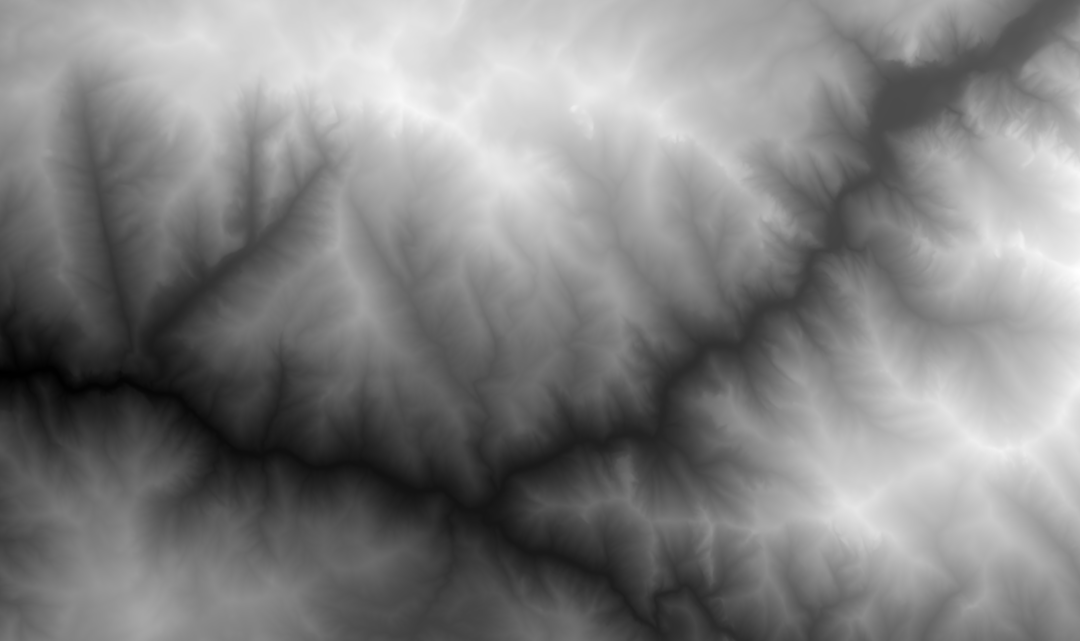
#> input picture kings_cannyon.png, 3240 x 1922 px (shown at 1/3 size)
$ python Astar3.py
#> lines starting #> are read from the running program, lines starting #| are printed output that depends on the picture; after the words box and inside, x2 and y2 are one past the last pixel; in counts of white or black regions, pixels touching at a corner belong together; long printed decimals are rounded
### util.py
import numpy as np
import itertools
import matplotlib.pyplot as plt
import math
from PIL import Image
import scipy as sp
import scipy.ndimage

#example of how to use plotting functions
# [58 lines left out: function main, not called in this run]

class Path():
    def __init__(self,p):
        self.path = p
        self.h = []
        self.g = []
        self.d = []

    #THIS IS WHAT I NEED TO USE MOST#
    def add(self,i,j):
        self.path.append((i,j))

    #THIS IS WHAT I NEED TO USE# WILL NEED NEW PATH FOR EACH NEIGHBOR
    def copy(self):
        return Path([p for p in self.path])

    def plot_coords(self,fig,map,color,path_name):
        n = len(self.path)
        x = np.zeros((n,1))
        y = np.zeros((n,1))
        for idx in range(n):
            i,j = self.path[idx]
            y[idx] = i
            x[idx] = j
        plt.plot(x*map.width/map.cols,y*map.length/map.rows,label=path_name,c=color)
        plt.legend()
        return plt.gcf()

    # [35 lines left out: functions plot_grade, plot_elev, not called in this run]

class Map():
    rows = 1
    cols = 1
    length = 0.0
    width = 0.0
    Z = np.zeros((rows,cols))

    def __init__(self,img,z_x_multiplier,z_max,z_min):
        #reformatting image to elevation matrix in meters
        grayscale_img = img.convert("L")
        z = np.asarray(grayscale_img)
        z = z*((z_max - z_min)/255) + z_min*np.ones(np.shape(z))
        sigma = [4.5,4.5]
        self.Z = sp.ndimage.filters.gaussian_filter(z, sigma, mode='nearest')

        #computing scaling factor from index to meters
        dim = np.shape(self.Z)
        self.rows = dim[0] #number of rows
        self.cols = dim[1] #number of columns
        self.width = z_max/z_x_multiplier
        self.length = self.width*self.rows/self.cols


    # [4 lines left out: function grade, not called in this run]

    def distance(self,i_0,j_0,i_f,j_f): #switch these - i is rows, j is columns
        delta_elevation = self.Z[i_f,j_f] - self.Z[i_0,j_0]
        delta_coords = np.linalg.norm(np.array([(i_0-i_f)*self.length/self.rows,(j_0-j_f)*self.width/self.cols]),2)
        return np.linalg.norm(np.array([delta_coords,delta_elevation]),2)

## HERE WE CAN GET THE NEIGHBORS ## The priority will be the edge weights sum and the extra cost "to go" - i.e. the L2 norm.
def neighbors(i,j,map,V,max_grade):
    actual_neighbors = []
    actual_neighbor_weights = []
    possible_neighbors = itertools.product([-1,1,0], repeat=2)
    for neighbor in possible_neighbors:
        i_n = i + neighbor[0]
        j_n = j + neighbor[1]
        if (i_n >= 0 and i_n < map.rows) and (j_n >= 0 and j_n < map.cols)\
             and (not V[i_n,j_n]) and not (i_n == i and j_n == j):
            delta_elevation = map.Z[i_n,j_n] - map.Z[i,j]
            delta_coords = np.linalg.norm(np.array([(i-i_n)*map.length/map.rows,(j-j_n)*map.width/map.cols]),2)
            abs_grade = np.abs(delta_elevation/delta_coords)
            if abs_grade <= max_grade/100:
                distance = np.linalg.norm(np.array([delta_coords,delta_elevation]),2)
                actual_neighbors.append((i_n,j_n))
                actual_neighbor_weights.append(distance)
    return actual_neighbors,actual_neighbor_weights

# [23 lines of commented-out code are left out]


def plot_heatmap(map,title,fig):
    #plot heatmap
    plt.imshow(map.Z,extent=[0,map.width,0,map.length])
    cbar = plt.colorbar()
    cbar.set_label('Altitude (meters) \n ',labelpad = 20, rotation=270)
    plt.xlabel("X (meters)")
    plt.ylabel("Y (meters)")
    plt.title(title)
    return plt.gcf()

# [9 lines left out: function plot_heatmap_visted, not called in this run]

def plot_gradient_heatmap():
    pass


def plot_contours(map,title,fig):
    #creating x,y grid
    x = np.linspace(0,map.cols-1,map.cols)*(map.width/map.cols)
    y = np.linspace(0,map.rows-1,map.rows)*(map.length/map.rows)
    y = np.flip(y)
    X, Y = np.meshgrid(x,y)

    #plotting contours
    num_cont = 25
    cont = plt.contour(X,Y,map.Z,num_cont)
    ax = plt.gca()
    ax.clabel(cont, inline=True, fontsize=10)
    plt.xlabel("X (meters)")
    plt.ylabel("Y (meters)")
    plt.title(title)
    return plt.gcf()

# [2 lines that do not run on import are left out]

### Astar3.py
from hashlib import new
from queue import PriorityQueue as pq
import numpy as np
import matplotlib.pyplot as plt
from matplotlib.pyplot import plot, draw, show
import math
import time
from drawnow import drawnow
from copy import deepcopy

from util import *

class Astar():
    def __init__(self, image, max_grade):
        self.image = image
        self.imageDimensions = (self.image.rows, self.image.cols)
        self.xi = None
        self.xf = None
        self.paths = pq()
        self.visited = np.zeros(self.imageDimensions)
        self.maxGrad = max_grade
        self.final_path = None
        self.best_path = None
        self.best_path_distance = None

    def runAstart(self, start, end):
        self.xi = start
        self.xf = end
        self.best_path_distance = self.image.distance(self.xi[0], self.xi[1], self.xf[0], self.xf[1])

        # create 'visited' set which is a boolean representation of the graphw
        # put start as True in 'visited' set
        xy = self.xi
        self.visited[xy[0]][xy[1]] = 1
        # define a list representing the path taken, containing index tuples
        path = [xy]
        weight = 0

        #catching edge case
        if self.xi == self.xf:
            self.final_path = path
            self.final_path = np.array(self.final_path)
            return self.final_path

        figureLive = plt.figure()
        plt.title("best paths found throughout")
        ax = figureLive.add_subplot(111)
        figureLive = plot_heatmap(self.image, "live-tracking", figureLive)
        figureLive = plot_contours(self.image,"live-tracking",figureLive)
        myline = plt.plot(xy[0], xy[1])
        figureLive.canvas.draw()
        testing = Path([self.xi,self.xf])
        testing.plot_coords(figureLive,self.image,'purple','beginning and end')
        plt.show(block=False)

        count = 1
        while xy != self.xf and path != None:
            # print("NEW ROUND: ", count)
            print("Distance: ", self.image.distance(xy[0], xy[1], self.xf[0], self.xf[1]))
            #print("Path length: ", weight)
            print("Queue length: ", str(len(self.paths.queue)))
            # print("Queue: ", str(self.paths.queue))
            # print("path: ", path)

            self.visited[xy[0]][xy[1]] = 1
            ## REMOVE ONESELF FROM QUEUE ##
            if self.paths.queue:
                for i in range(len(self.paths.queue)-1, -1, -1):
                    # print(self.paths.queue[i][2])
                    # print(self.paths.queue[i][2][-1])
                    if self.paths.queue[i][2][-1] == xy:
                        # print("removing!")
                        self.paths.get(i) # remove all paths with current xy in queue

            #print("Distance from function: ", self.image.distance(xy[1], xy[0], self.xf[1], self.xf[0]))
            weight = weight - self.image.distance(xy[0], xy[1], self.xf[0], self.xf[1])

            #WHICH MODE SHOULD WE USE:::
            pixels, weights = neighbors(xy[0], xy[1], self.image, self.visited, self.maxGrad)
            #as crow flies analysis here:
            # pixels, weights = neighbors_asCrowFlies(xy[0], xy[1], self.image, self.visited, self.maxGrad, self.xf)

            # print("here are the pixels for ", str(xy),":", str(pixels))
            if self.xf in pixels:
                print("finished!")
                path.append(self.xf)
                self.final_path = path
                self.paths.put((-1, 0, self.final_path)) #reincluding final path into the list of paths! prioirity -1 so we know it is ideal!
                self.final_path = np.array(self.final_path)
                return self.final_path # originally broken

            if pixels == []:
                "Print: no viable neighbors"
                # we ignore this path if there are no viable neighbors
            # Adding our paths to our prioirty queue
            else:
                for i, pixel in enumerate(pixels):
                    # print("HERE: ", pixel)
                    # self.visited[pixel[0]][pixel[1]] = 1
                    p = path.copy()
                    p.append(pixel) #problem here!
                    insert = (weight + weights[i] + self.image.distance(pixel[0], pixel[1], self.xf[0], self.xf[1]), self.image.distance(pixel[0], pixel[1], self.xf[0], self.xf[1]), p)
                    self.paths.put(insert)

            # [16 lines of commented-out code are left out]
            if self.paths.queue:
                insertFromQueue = self.paths.get() #should get lowest weight
                new_path = insertFromQueue[2]
                new_path_weight = insertFromQueue[0]
                new_xy = new_path[-1]
                fromFinalDistance = self.image.distance(new_xy[0], new_xy[1], self.xf[0], self.xf[1])

                if fromFinalDistance < self.best_path_distance: ### CHANGE TO THE PATH THAT GETS YOU THE CLOSEST!!! ## OR, PLOT ALL THE PATHS
                    self.best_path = new_path
                    self.best_path_distance = fromFinalDistance
                    bestPathtoPlot = Path(self.best_path)
                    ax = plt.gca()
                    lines = ax.lines
                    print(len(lines))
                    if len(lines) != 0:
                        ax.lines.remove(lines[0]) # remove lines before plotting them again
                    bestPathtoPlot.plot_coords(figureLive,self.image, 'red', "closest solution so far")
                    plt.pause(0.01)
                    # [13 lines of commented-out code are left out]

                path = new_path
                weight = new_path_weight
                xy = new_xy
                # reinsert = (new_path_weight, 1/count, new_path)
                # self.paths.put(reinsert)
            else:
                path = None #this will break the while loop on next step and return self.finalpath later
            count += 1

        print("Could not find path!")
        self.final_path = np.array(self.best_path)
        return self.final_path

def main():
    # [11 lines of commented-out code are left out]

    img = Image.open("kings_cannyon.png")
#> img is the input picture: PIL image 3240x1922 RGBA; mean R, G, B, A 129.7, 129.7, 129.7, 255
    z_x_multiplier = 0.106372604
    z_max = 3150 #meters
    z_min = 468 #meters
    title = "Kings Canyon"

    # xi, xf = (200,500), (200,1500)
    xi, xf = (885,2100), (760,300)

    map = Map(img,z_x_multiplier,z_max,z_min)
    print(map.rows)
#| 1922
    print(map.cols)
#| 3240

    # [37 lines of commented-out code are left out]
    astar = Astar(map, 25) #gradient taken from util.py
    # xi, xf = (200,200), (200,500)

    figure = plt.figure()
    figure = plot_heatmap(map, title, figure)
    figure = plot_contours(map,title,figure)
#> in plot_contours, `cont = plt.contour(X,Y,map.Z,num_cont)`:
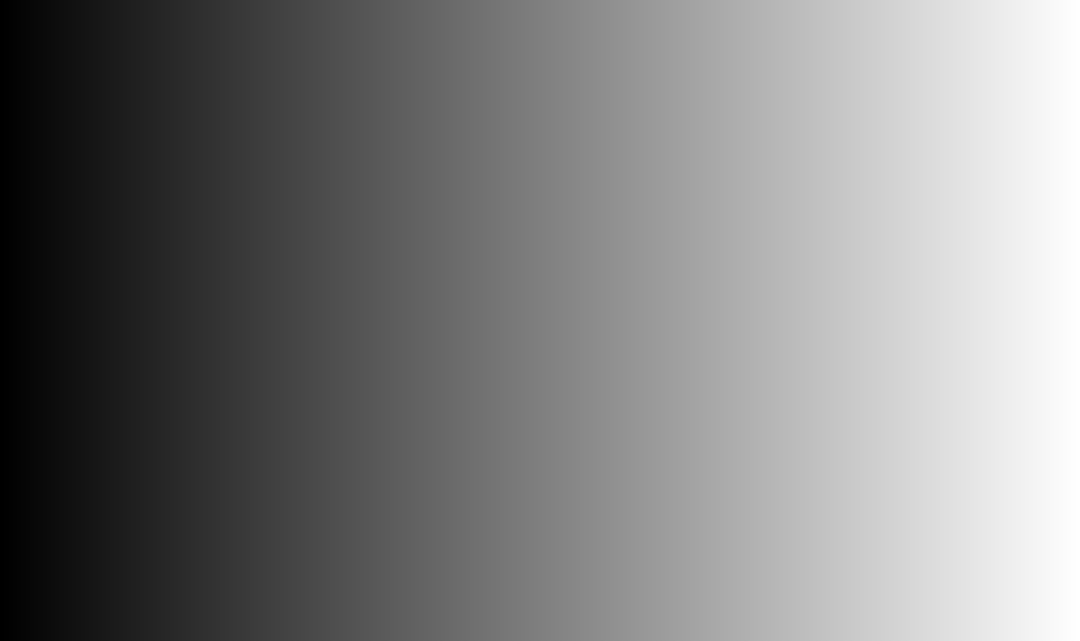
#> X: shape (1922, 3240) float64 (shown at 1/3 size); min 0, max 29603.7, mean 14801.9; drawn with min black and max white
    testing = Path([xi,xf])
    testing.plot_coords(figure,map,'purple','beginning and end')
    plt.title("locations")
    plt.show(block = False)
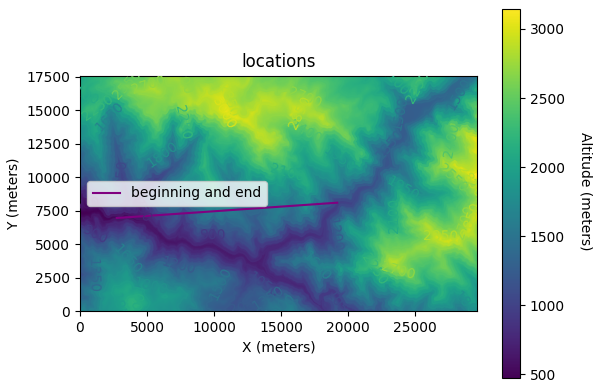
#> figure drawn by matplotlib, 2 panels
    plt.pause(.01)

    astar_path = astar.runAstart(xi, xf)
#> in distance, `delta_elevation = self.Z[i_f,j_f] - self.Z[i_0,j_0]`: delta_elevation = -522.5
#> in runAstart, `self.best_path_distance = self.image.distance(self.xi[0], self.xi[1], ..`: self.best_path_distance = 16499.5
#> in runAstart, `plt.show(block=False)`:
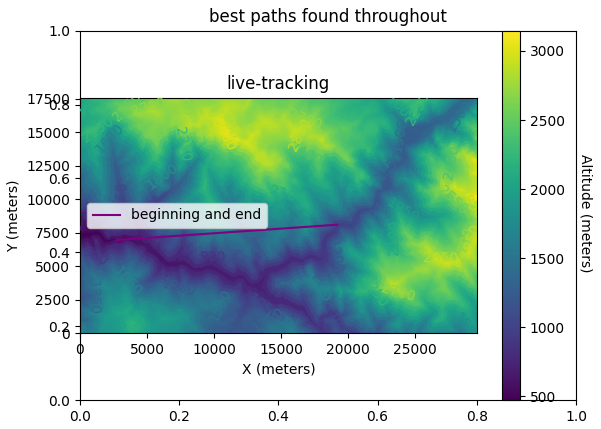
#> figure drawn by matplotlib, 2 panels
#> the loop in runAstart, `while xy != self.xf and path != None: # print("NEW ROUND: ", count)` made 2 passes
#> (pixels, weights, insertFromQueue, new_path_weight, fromFinalDistance, self.best_path_distance) on pass 2: ([(884, 2100), (886, 2098), (885, 2098)], [13.19, 13.24, 9.14], (0.0817, 16481.3, [(885, 2100), (885, 2099), (885, 2098)]), 0.0817, 16481.3, 16481.3)
#> (insertFromQueue, new_path_weight, fromFinalDistance, self.best_path_distance, n in plot_coords) on pass 1: ((0.0419, 16490.4, [(885, 2100), (885, 2099)]), 0.0419, 16490.4, 16490.4, 2)
#| Distance:  16490.398
#> pass 1, in runAstart, `plt.pause(0.01)`:
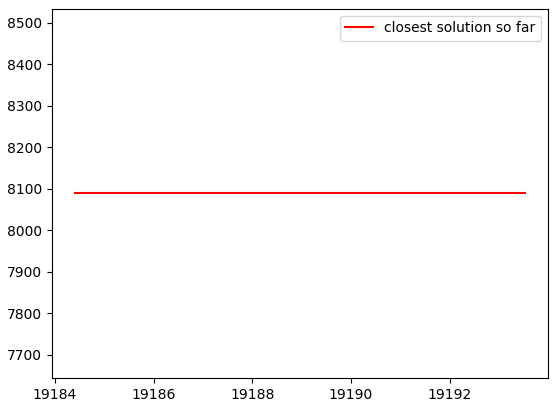
#> figure drawn by matplotlib, 1 panel
#> after the loop in runAstart, `while xy != self.xf and path != None:`:
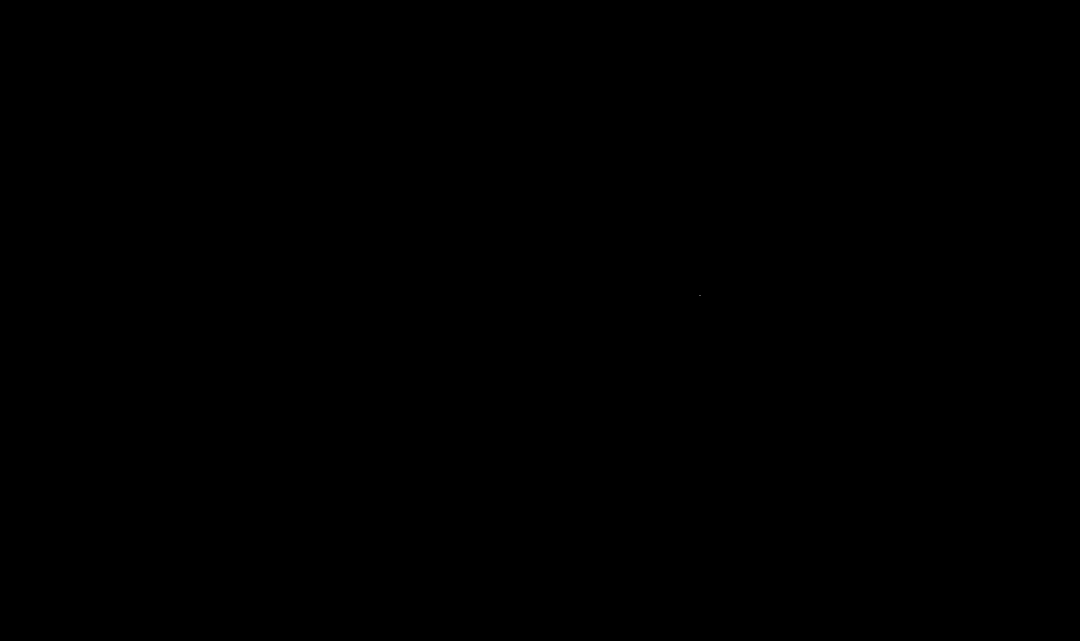
#> self.visited: shape (1922, 3240) float64 (shown at 1/3 size); values 0 (black) and 1 (white), 0% white in thin lines or dots, all inside (x1, y1, x2, y2) = (2099, 885, 2101, 886)
#> after the loop in runAstart, `while xy != self.xf and path != None:`: count = 2; self.best_path_distance = 16481.3

    pathGiven = Path(astar_path)

    fig = plt.figure()
    fig = plot_heatmap(astar.image, title, fig)
    fig = plot_contours(astar.image,title,fig)
    pathGiven.plot_coords(fig,map,'red','astar solution')
    plt.pause(.01)

    fig = plt.figure()
    pathGiven.plot_grade(fig,map,c='blue')
    plt.pause(.01)
    # [15 lines of commented-out code are left out]

    figure2 = plt.figure()
    figure2 = plot_heatmap_visted(astar.visited, "visited", map.width, map.length)
    plt.scatter([astar.xi[0],astar.xf[0]], [astar.xi[1], astar.xf[1]], color = "red", s = 30)
    testing = Path([xi,xf])
    testing.plot_coords(figure2,map,'orange','straight-line beginning to end')
    plt.title("visited pixels")
    plt.show()

if __name__ == '__main__':
    # [10 lines of commented-out code are left out]
#> (the run stopped early here; a loop or call above may not have finished)

$ run again, with heightmapper-1649890206078.png copied over kings_cannyon.png
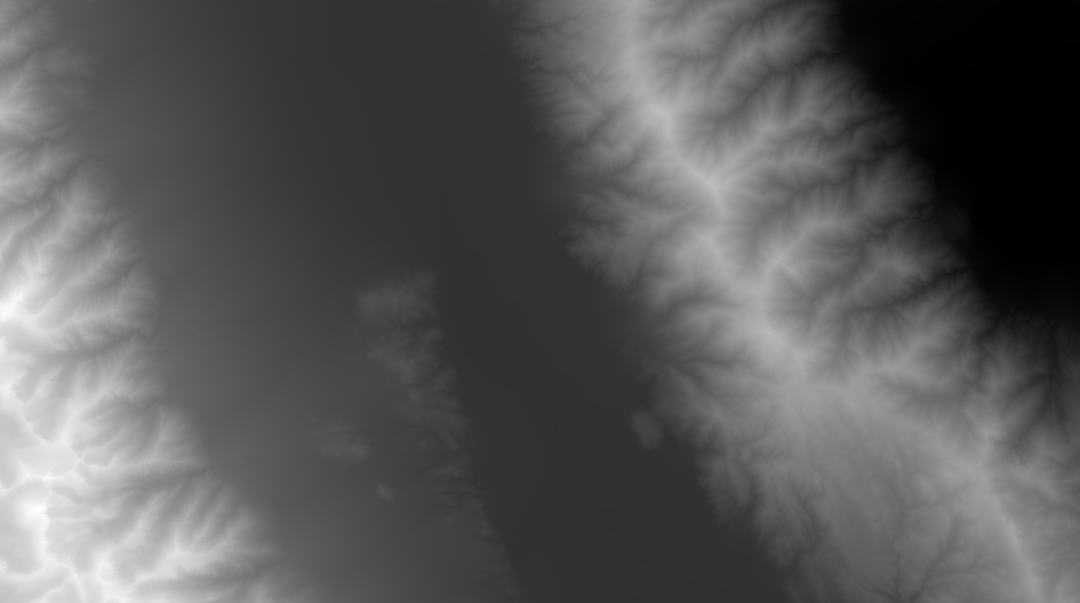
#> input picture heightmapper-1649890206078.png, 3240 x 1808 px (shown at 1/3 size)
#> in main, img is the input picture: PIL image 3240x1808 RGBA; mean R, G, B, A 88.5, 88.5, 88.5, 255
#| 1808
#| 3240
#> delta_elevation = 349.2
#> in runAstart, `self.best_path_distance = self.image.distance(self.xi[0], self.xi[1], ..`: self.best_path_distance = 16494.9
#> in runAstart, `plt.show(block=False)`:
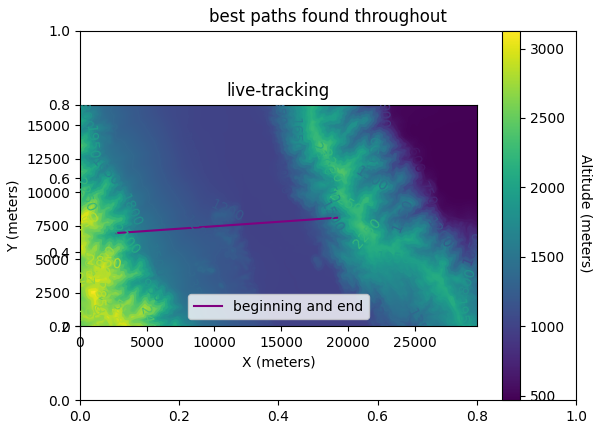
#> figure drawn by matplotlib, 2 panels
#> the loop in runAstart, `while xy != self.xf and path != None: # print("NEW ROUND: ", count)` made 2 passes
#> (insertFromQueue, new_path_weight, fromFinalDistance, self.best_path_distance, n in plot_coords) on pass 1: ((3.28, 16485.2, [(885, 2100), (884, 2099)]), 3.28, 16485.2, 16485.2, 2)
#> (printed output is left out)
#> pass 1, in runAstart, `plt.pause(0.01)`:
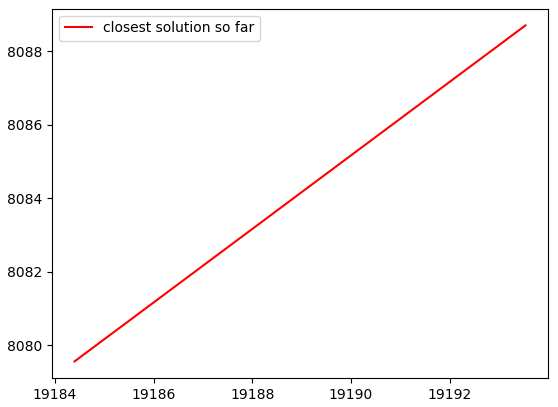
#> figure drawn by matplotlib, 1 panel
#> after the loop in runAstart, `while xy != self.xf and path != None:`: count = 2; self.best_path_distance = 16475.5
